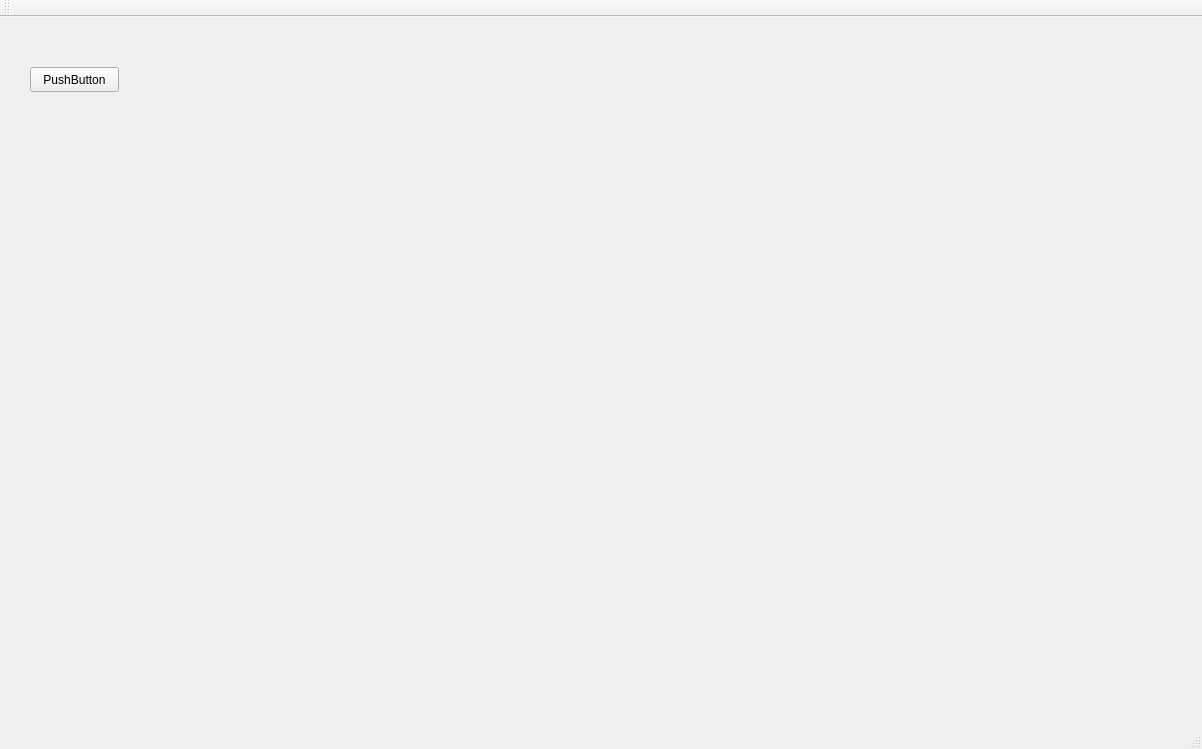
<?xml version="1.0" encoding="UTF-8"?>
<ui version="4.0">
 <class>MainWindow</class>
 <widget class="QMainWindow" name="MainWindow">
  <property name="geometry">
   <rect>
    <x>0</x>
    <y>0</y>
    <width>1202</width>
    <height>749</height>
   </rect>
  </property>
  <property name="windowTitle">
   <string>MainWindow</string>
  </property>
  <widget class="QWidget" name="centralWidget">
   <widget class="QCustomPlot" name="widget" native="true">
    <property name="geometry">
     <rect>
      <x>140</x>
      <y>40</y>
      <width>1041</width>
      <height>631</height>
     </rect>
    </property>
   </widget>
   <widget class="QPushButton" name="pushButton">
    <property name="geometry">
     <rect>
      <x>30</x>
      <y>50</y>
      <width>89</width>
      <height>25</height>
     </rect>
    </property>
    <property name="text">
     <string>PushButton</string>
    </property>
   </widget>
  </widget>
  <widget class="QMenuBar" name="menuBar">
   <property name="geometry">
    <rect>
     <x>0</x>
     <y>0</y>
     <width>1202</width>
     <height>22</height>
    </rect>
   </property>
  </widget>
  <widget class="QToolBar" name="mainToolBar">
   <attribute name="toolBarArea">
    <enum>TopToolBarArea</enum>
   </attribute>
   <attribute name="toolBarBreak">
    <bool>false</bool>
   </attribute>
  </widget>
  <widget class="QStatusBar" name="statusBar"/>
 </widget>
 <layoutdefault spacing="6" margin="11"/>
 <customwidgets>
  <customwidget>
   <class>QCustomPlot</class>
   <extends>QWidget</extends>
   <header>qcustomplot.h</header>
   <container>1</container>
  </customwidget>
 </customwidgets>
 <resources/>
 <connections/>
</ui>
